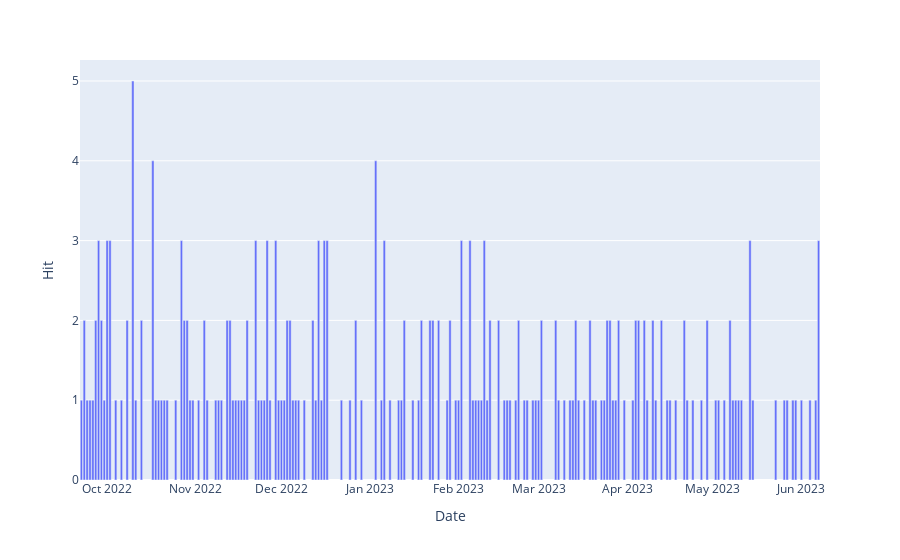

Source (notebook cell):
### Markdown cell above
## 2. Result

### Code cell
fig = px.bar(mult_hits, x='Date', y='Hit')
fig.show()

### Figure 1 — Plotly figure (JSON) as saved in the notebook; plotly's stock layout.template omitted (floating-point values rounded to 4 significant figures; data arrays with more than 128 entries replaced by an {"elided": "..."} marker saying what was removed)
{"data": [{"alignmentgroup": "True", "hovertemplate": "Date=%{x}<br>Hit=%{y}<extra></extra>", "legendgroup": "", "marker": {"color": "#636efa", "pattern": {"shape": ""}}, "name": "", "offsetgroup": "", "orientation": "v", "showlegend": false, "textposition": "auto", "type": "bar", "x": {"elided": "161 str values"}, "xaxis": "x", "y": {"elided": "161 int values"}, "yaxis": "y"}], "layout": {"barmode": "relative", "legend": {"tracegroupgap": 0}, "margin": {"t": 60}, "xaxis": {"anchor": "y", "domain": [0, 1], "title": {"text": "Date"}}, "yaxis": {"anchor": "x", "domain": [0, 1], "title": {"text": "Hit"}}}}
